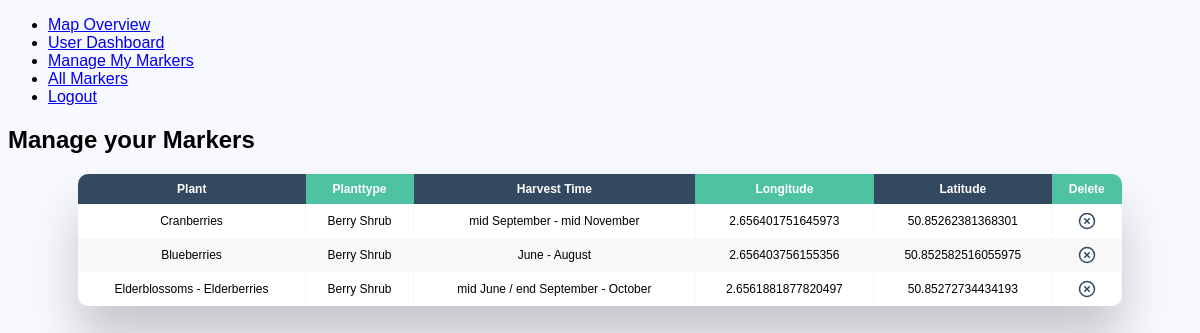
Page /usermarkers.php (signed in) on the committed database.
### tables this page shows
CREATE TABLE `marker` (
  `markerid` int(11) NOT NULL,
  `plantid` int(11) DEFAULT NULL,
  `userid` int(11) DEFAULT NULL,
  `longitude` varchar(255) DEFAULT NULL,
  `latitude` varchar(255) DEFAULT NULL,
  `added` timestamp NOT NULL DEFAULT current_timestamp()
);

CREATE TABLE `plant` (
  `plantid` int(11) NOT NULL,
  `planttypeid` int(11) DEFAULT NULL,
  `plantname` varchar(255) DEFAULT NULL,
  `harvestperiod` varchar(255) DEFAULT NULL,
  `added` timestamp NOT NULL DEFAULT current_timestamp()
);

CREATE TABLE `planttype` (
  `planttypeid` int(11) NOT NULL,
  `typename` varchar(255) DEFAULT NULL
);

### usermarkers.php (called while the page is built, shortened)
<?php
$userMarkersView = new UserMarkersView;
$markerService = new MarkerService;
$plantService = new PlantService;
$plants = $plantService->getPlantsOverview();
$plantTypeService = new PlantTypeService;
$plantTypes = $plantTypeService->getPlantTypeOverview();
$sessionData = unserialize($_SESSION["user"]);
$userid = $sessionData->getId();
$succes = [];
$result = $markerService->getMarkersByUserId($userid);
$markers = $result['markers'];
$errors = $result['errors'];
$userMarkersView->showAllMarkers($markers, $plants, $plantTypes,$errors, $succes);
?>

### Entities/Marker.php (called while the page is built, shortened)
<?php
class Marker
{
    private int $markerid;
    private Plant $plant;
    private string $longitude;
    private string $latitude;
    public function __construct(?int $markerid, ?Plant $plant = null, ?User $user, ?string $longitude, ?string $latitude)
    {
        $this->markerid = $markerid;
        $this->plant = $plant;
        $this->longitude = $longitude;
        $this->latitude = $latitude;
    }
    public function getMarkerId(): int
    {
        return $this->markerid;
    }
    public function getPlant(): Plant
    {
        return $this->plant;
    }
    public function getLongitude(): string
    {
        return $this->longitude;
    }
    public function getLatitude(): string
    {
        return $this->latitude;
    }
}

### Entities/Plant.php (called while the page is built, shortened)
<?php
class Plant
{
    private string $plantname;
    private PlantType $plantType;
    private string $harvestPeriod;
    public function __construct(int $plantid = null, string $plantname = null, PlantType $plantType = null, string $harvestPeriod = null)
    {
        $this->plantname = $plantname;
        $this->plantType = $plantType;
        $this->harvestPeriod = $harvestPeriod;
    }
    public function getPlantName(): string
    {
        return $this->plantname;
    }
    public function getPlantType(): PlantType
    {
        return $this->plantType;
    }
    public function getHarvestPeriod(): string
    {
        return $this->harvestPeriod;
    }
}

### Data/PlantDAO.php (called while the page is built, shortened)
<?php
class PlantDAO
{
    public function getAll(): array
    {
        $sql = "SELECT plant.plantid as plant_id, plant.planttypeid, typename, plantname, harvestperiod FROM plant, planttype WHERE plant.planttypeid = planttype.planttypeid";
        $dbh = new PDO(DBConfig::$DB_CONNSTRING, DBConfig::$DB_USERNAME, DBConfig::$DB_PASSWORD);
        $resultSet = $dbh->query($sql);
        $overview = array();
        foreach ($resultSet as $row) {
            $plantType = PlantType::create((int)$row["planttypeid"], $row["typename"]);
            $plant = new Plant((int)$row["plant_id"], $row["plantname"], $plantType, $row["harvestperiod"]);
            array_push($overview, $plant);
        }
        return $overview;
    }
    public function getById(int $id): Plant
    {
        $sql = "SELECT plant.plantid as plant_id, plant.planttypeid, typename, plantname, harvestperiod FROM plant, planttype WHERE plant.planttypeid = planttype.planttypeid AND plant.plantid = :id";
        $dbh = new PDO(DBConfig::$DB_CONNSTRING, DBConfig::$DB_USERNAME, DBConfig::$DB_PASSWORD);
        $stmt = $dbh->prepare($sql);
        $stmt->execute(array(':id' => $id));
        $row = $stmt->fetch(PDO::FETCH_ASSOC);
        $plantType = PlantType::create((int)$row["planttypeid"], $row["typename"]);
        $plant = new Plant((int)$row["plant_id"], $row["plantname"], $plantType, $row["harvestperiod"]);
        return $plant;
    }
}

### Data/MarkerDAO.php (called while the page is built, shortened)
<?php
class MarkerDAO
{
    public function getByUserId(int $id): array
    {
        $sql = "SELECT markerid, plantid, userid, longitude, latitude FROM marker WHERE userid = :id";
        $dbh = new PDO(DBConfig::$DB_CONNSTRING, DBConfig::$DB_USERNAME, DBConfig::$DB_PASSWORD);
        $stmt = $dbh->prepare($sql);
        $stmt->execute(array(':id' => $id));
        $overview = [];
        while ($row = $stmt->fetch(PDO::FETCH_ASSOC)) {
            $plantDAO = new PlantDAO();
            $userDAO = new UserDAO();
            $user = $userDAO->getUserById($row["userid"]);
            $user->resetSensitiveData();
            $plant = $plantDAO->getById($row["plantid"]);
            $marker = Marker::create($row["markerid"], $plant, $user, $row["longitude"], $row["latitude"]);
            array_push($overview, $marker);
        }
        return $overview;
    }
}

### Business/MarkerService.php (called while the page is built, shortened)
<?php
class MarkerService
{
    public function getMarkersByUserId(int $userid): array
    {
        $markerList = [];
        $errors = [];
        try {
            $markerDAO = new MarkerDAO();
            $markerList = $markerDAO->getByUserId($userid);
        } catch (NoMarkersFoundByUserIdException $e) {
            array_push($errors, $e->getMessage());
        }
        return ["markers" => $markerList, "errors" => $errors];
    }
}

### Entities/Planttype.php (called while the page is built, shortened)
<?php
class PlantType
{
    private string $typename;
    private function __construct(int $id = null, string $typename = null)
    {
        $this->typename = $typename;
    }
    public function getPlantType(): string
    {
        return $this->typename;
    }
}

### Business/PlantService.php (called while the page is built, shortened)
<?php
class PlantService
{
    public function getPlantsOverview(): array
    {
        $plantDAO = new PlantDAO();
        $list = $plantDAO->getAll();
        return $list;
    }
}

### Presentation/Markers/UserMarkersView.php (the view, shortened to what this page needs)
<?php
class UserMarkersView
{
    public function showAllMarkers($markers, $plants, $plantTypes, $errors = null, $succes = null)
    {
        require_once("Presentation/header.php");
?>
    <h2>Manage your Markers</h2>
        <div class="table-wrapper">
            <table class="fl-table">
                <thead>
                    <tr>
                        <th>Plant</th>
                        <th>Planttype</th>
                        <th>Harvest Time</th>
                        <th>Longitude</th>
                        <th>Latitude</th>
                        <th>Delete</th>
                    </tr>
                </thead>
                <tbody>
                    <?php foreach ($markers as $marker) { ?>
                        <tr>
                            <td>
                                <?php echo $marker->getPlant()->getPlantName(); ?>
                            </td>
                            <td>
                                <?php echo $marker->getPlant()->getPlantType()->getPlantType(); ?>
                            </td>
                            <td>
                                <?php echo $marker->getPlant()->getHarvestPeriod(); ?>
                            </td>
                            <td>
                                <?php echo $marker->getLongitude(); ?>
                            </td>
                            <td>
                                <?php echo $marker->getLatitude(); ?>
                            </td>
                        <td class="last-child">
                        <div class="flex-container">
                            <a class="delete-icon-link" href="<?php echo PHP_SELF_URL . "?action=remove&id=" . $marker->getMarkerId(); ?>">
                            </a>
                </div>
                        </td>
                        </tr>
                    <?php } ?>
                </tbody>
            </table>
        </div>
<?php
        require_once("Presentation/footer.php");
    }
}
?>

### Presentation/css/main.css (style rules this page uses)
* { box-sizing: border-box; -webkit-box-sizing: border-box; -moz-box-sizing: border-box; }
body { font-family: Helvetica; -webkit-font-smoothing: antialiased; background: ghostwhite; }
.table-wrapper { margin: 10px 70px 70px; box-shadow: 0px 35px 50px rgba( 0, 0, 0, 0.2 ); border-radius:10px; overflow:hidden; }
.fl-table { border-radius: 5px; font-size: 12px; font-weight: normal; border: none; border-collapse: collapse; width: 100%; max-width: 100%; white-space: nowrap; background-color: white; }
.fl-table td, .fl-table th { text-align: center; padding: 8px; }
.fl-table td { border-right: 1px solid #f8f8f8; font-size: 12px; }
.fl-table thead th { color: #ffffff; background: #4FC3A1; }
.fl-table thead th:nth-child(odd) { color: #ffffff; background: #324960; }
.fl-table tr:nth-child(even) { background: #F8F8F8; }
.delete-icon-link svg, .update-icon-link svg { stroke:#324960; transition: stroke 0.3s ease; }
.delete-icon-link, .update-icon-link { display:inline-block; text-align:center; border:none; text-decoration:none; padding: 0; margin:0; line-height:0; }
.flex-container { display:flex; justify-content:center; align-content:center; }
tr:first-child { border-radius: 2em; }

### rows in the picture
marker: plantid.plantname "Cranberries", plantid.harvestperiod "mid September - mid November", longitude "2.656401751645973", latitude "50.85262381368301"
planttype: typename "Berry Shrub"
marker: plantid.plantname "Blueberries", plantid.harvestperiod "June - August", longitude "2.656403756155356", latitude "50.852582516055975"
marker: plantid.plantname "Elderblossoms - Elderberries", plantid.harvestperiod "mid June / end September - October", longitude "2.6561881877820497", latitude "50.85272734434193"
